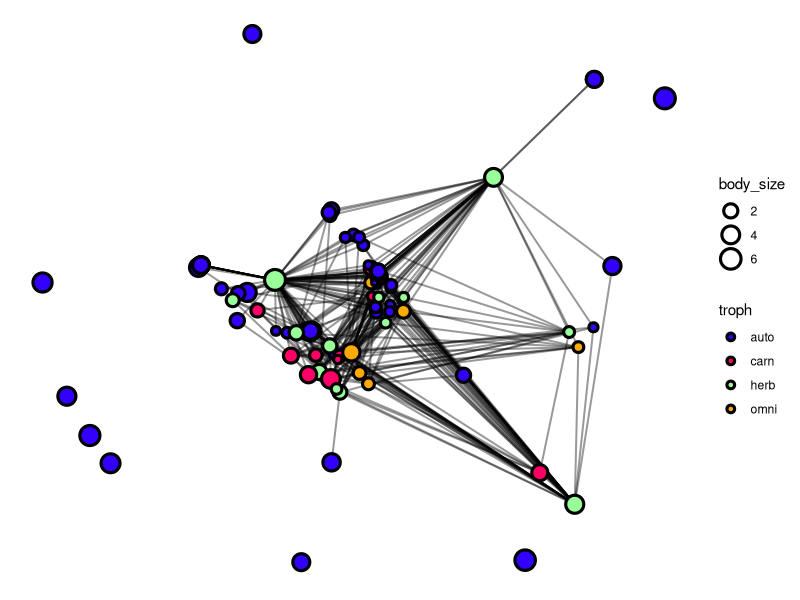
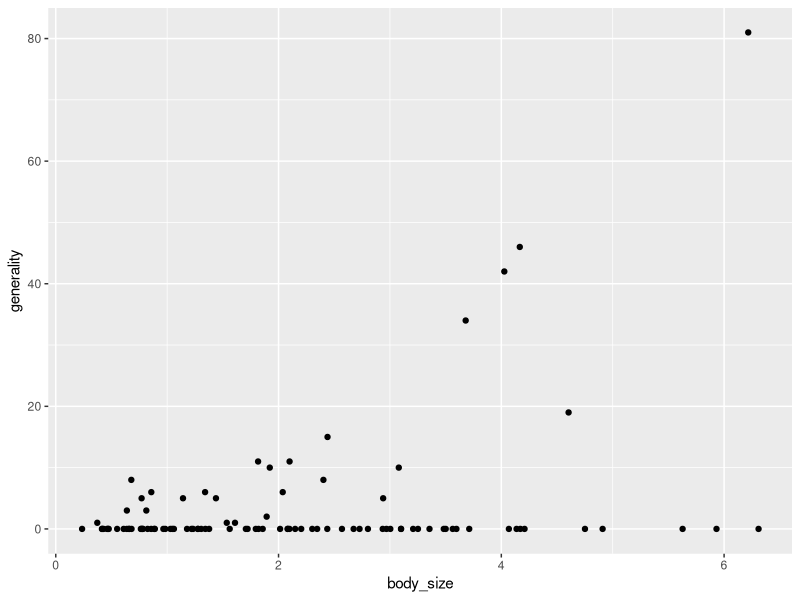
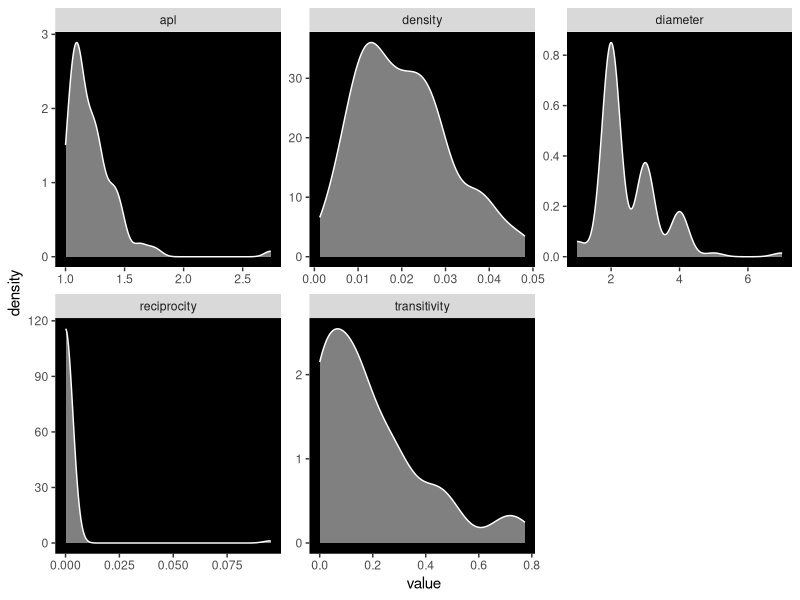
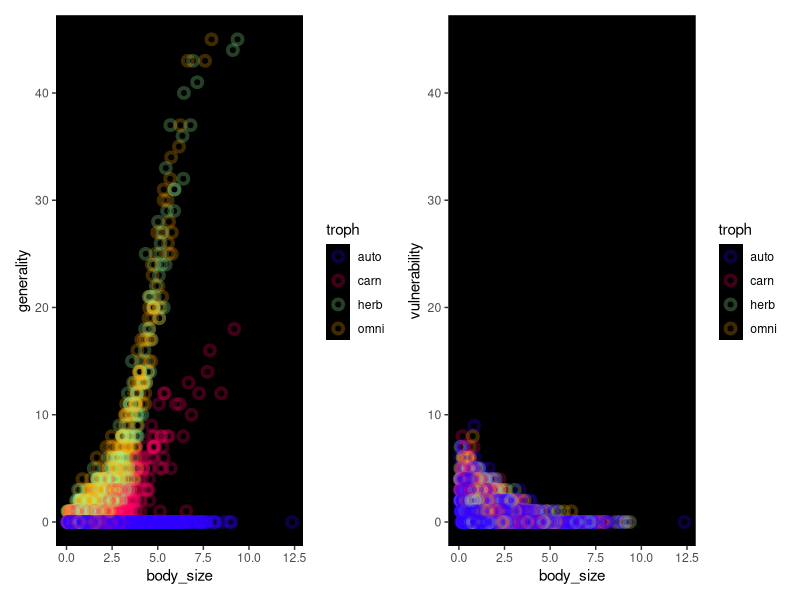
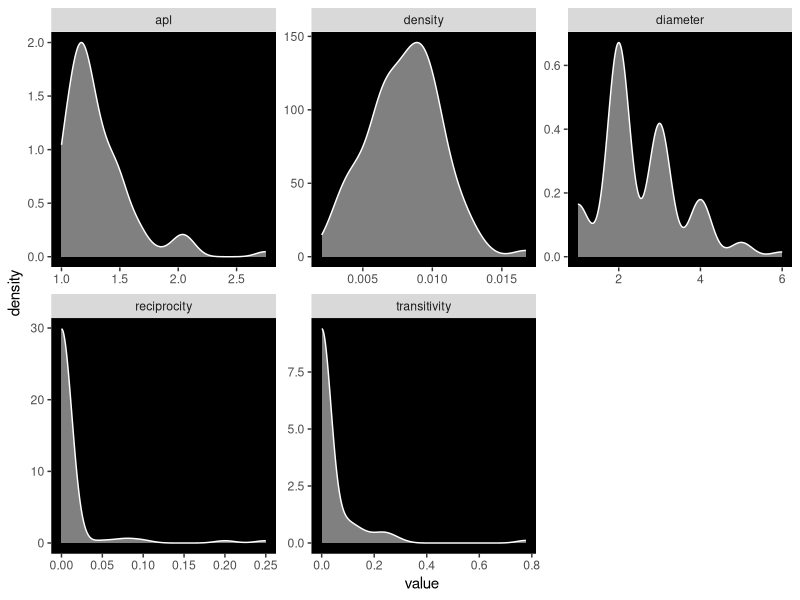
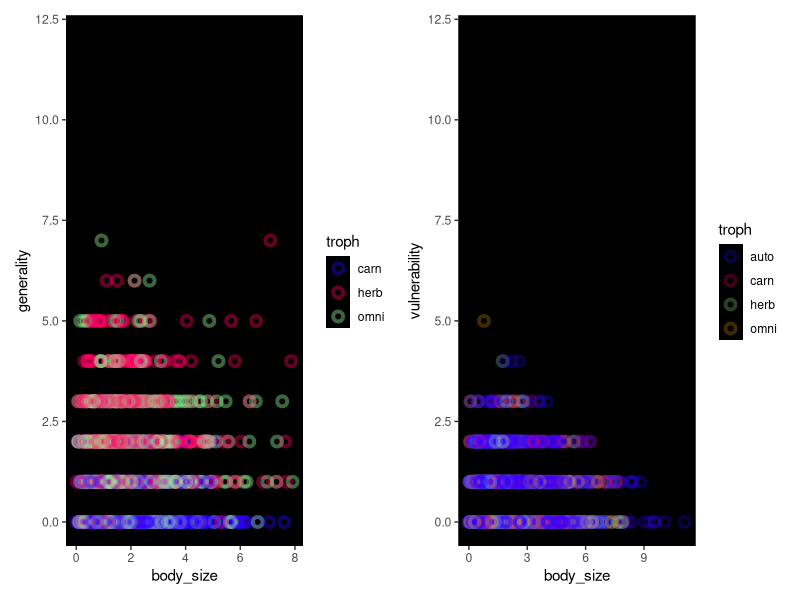
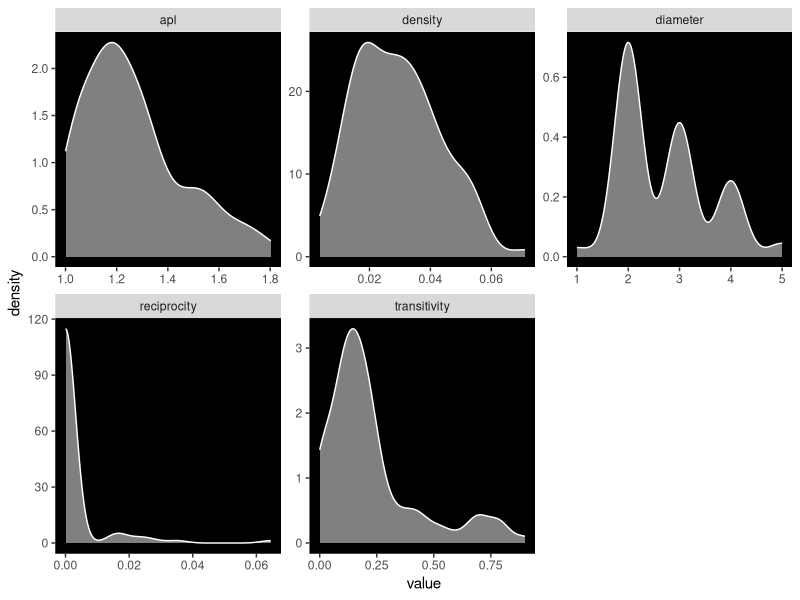
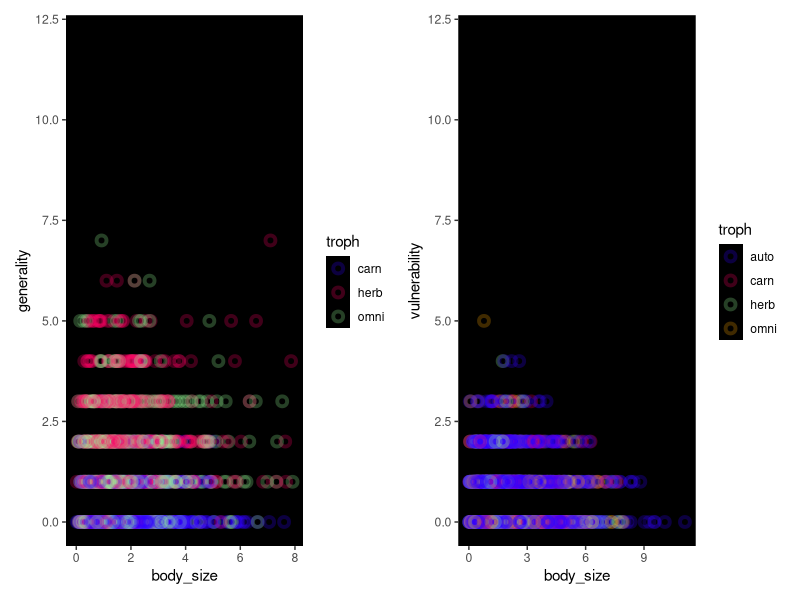

Source code (R) for these figures, in order:
# plot stuff
library(tidyverse)
library(patchwork)

# network stuff
library(tidygraph)
library(ggraph)
library(igraph)

# link functions 
logit = function(x) exp(x) / (1+exp(x))
inv_logit = function(x) { exp(x) / (1 + exp(x)) }

set.seed(7)

df_theme =   
    theme(plot.background = element_rect(fill='white'), 
          panel.background = element_rect(fill='black'), 
          panel.grid = element_blank())

# testing ----
N = 25

# create species attributes 
d = data.frame(
    species = 1:N, 
    troph = sample( c('c','o','h','a'), size = N, replace = TRUE, prob = c(0.3,0.05,0.25,0.4) ), 
    body_size = rgamma(N, shape = 2)
)
d

# create and tidy trophic links 
g = expand.grid(1:N, 1:N)
g = merge(g, d, by.x = 'Var1', by.y = 'species')
g = merge(g, d, by.x = 'Var2', by.y = 'species')

# merging leads to function orders of columns, rename carefully 
colnames(g) = c('prey','pred','troph_pred','body_size_pred', 'troph_prey', 'body_size_prey')

# tidy it up 
g = g %>% 
    arrange(pred,prey) %>%
    mutate(dyad = 1:nrow(g)) %>%
    select(pred, prey, dyad, troph_pred, troph_prey, body_size_pred, body_size_prey) 
g

# calculate body size differences 
g$body_size_diff = (g$body_size_pred - g$body_size_prey)+0.1 

# carnivores 
g$carnivory = ifelse(g$troph_pred == 'c' & !g$troph_prey == 'p', 1, 0)

# omnivores 
g$omnivory = ifelse(g$troph_pred == 'o' , 1, 0)

# herbivory 
g$herbivory = ifelse(g$troph_pred == 'h' & g$troph_prey == 'p'  , 1, 0)








g$p = logit( 1 + log( exp( g$body_size_diff )^1.5 ) + 0.5*g$carnivory + 0.5*g$omnivory + 0.5*g$herbivory )
g$consumption = rbinom( nrow(g), size=1, prob = g$p ) 
g[ g$troph_pred == 'a' , 'consumption' ] = 0
g[ g$troph_pred == 'c' & g$troph_prey == 'a' , "consumption"] = 0
g

# functionalized food web simulation ----

# key
# - N: number of species
# - seed: reproducibility
# - weights: samples weights for carnivore, ominovore, herbivore, and autotrophs

sim_FW = function( N , 
                   seed = 777 ,  
                   weights = c(0.3, 0.05, 0.25, 0.4) , 
                   shape = 2 , 
                   model = 'allometric' , 
                   base_rate = -2 , 
                   alpha , 
                   bC , 
                   bO ,  
                   bH ) {
    
    set.seed(seed)
    # trophic levels 
    trophs = c('carn','omni','herb','auto')
    
    if ( length(weights) != length(trophs)) { print('Error: length of probability vector must equal 4.') } else {
        
        # create species attributes 
        d = data.frame(
            species = 1:N, 
            troph = sample( trophs, size = N, replace = TRUE, prob = weights ), 
            body_size = rgamma(N, shape = shape)
        ) 
    }
    
    # create and tidy trophic links 
    g = expand.grid(1:N, 1:N)
    g = merge(g, d, by.x = 'Var1', by.y = 'species')
    g = merge(g, d, by.x = 'Var2', by.y = 'species')
    
    # merging leads to function orders of columns, rename carefully 
    colnames(g) = c('prey','pred','troph_pred','body_size_pred', 'troph_prey', 'body_size_prey')
    
    # tidy it up 
    g = g %>% 
        arrange(pred,prey) %>%
        mutate(dyad = 1:nrow(g)) %>%
        select(pred, prey, dyad, troph_pred, troph_prey, body_size_pred, body_size_prey)
    
    # calculate body size differences 
    g$body_size_diff = (g$body_size_pred - g$body_size_prey )  + 0.1
    
    # carnivores 
    g$carnivory = ifelse(g$troph_pred == 'carn' & !g$troph_prey == 'auto', 1, 0)
    
    # omnivores 
    g$omnivory = ifelse(g$troph_pred == 'omni' , 1, 0)
    
    # herbivory 
    g$herbivory = ifelse(g$troph_pred == 'herb' & g$troph_prey == 'auto'  , 1, 0)
    
    # compute probabilities 
    # impossible trophic interactions are set to 0 (e.g, a carnivore browsing on grass)
    
    if( model == 'allometric') { 
        
        D = g$body_size_diff
        g$p = logit( base_rate + sign(D)*abs(D)^alpha  )
        g$consumption = rbinom( nrow(g), size=1, prob = g$p ) 
        g[ g$troph_pred == 'auto' , 'consumption' ] = 0
        g[ g$troph_pred == 'carn' & g$troph_prey == 'auto' , "consumption"] = 0
        
        
    } else if( model == 'dietary' ) {
        
        g$p = logit( base_rate + bC*g$carnivory + bO*g$omnivory + bH*g$herbivory )
        g$consumption = rbinom( nrow(g), size=1, prob = g$p ) 
        g[ g$troph_pred == 'auto' , 'consumption' ] = 0
        g[ g$troph_pred == 'carn' & g$troph_prey == 'auto' , "consumption"] = 0
        
        
    } else if( model == 'combined' ) {
        
        D = g$body_size_diff
        g$p = logit( base_rate + sign(D)*abs(D)^alpha + bC*g$carnivory + bO*g$omnivory + bH*g$herbivory )
        g$consumption = rbinom( nrow(g), size=1, prob = g$p ) 
        g[ g$troph_pred == 'auto' , 'consumption' ] = 0
        g[ g$troph_pred == 'carn' & g$troph_prey == 'auto' , "consumption"] = 0
        
        
    }
    
    el = g[ g$consumption == 1 ,c('pred','prey','consumption','p','body_size_diff') ] 
    ig = graph.data.frame( el, directed = T, vertices = d)

    d$generality = graph.strength(ig, mode = 'out')
    d$vulnerability = graph.strength(ig, mode = 'in')
    
    d$outcore = graph.coreness(ig, mode = 'out')
    d$incore = graph.coreness(ig, mode = 'in')
    
    list(d,g,ig)

}





# test plots ----
sim1 = sim_FW(N = 100, weights = c(0.1,0.1,0.1,0.7), seed = NULL,
              alpha = 1.13, base_rate = -3, model = 'allometric' )


sim1[[2]] %>% 
    filter(troph_pred == 'carn' & troph_prey == 'auto') %>%
    select(consumption) %>%
    summarise(s = unique(consumption))


el = sim1[[2]] %>% 
    select(pred, prey, body_size_diff, consumption ) %>%
    filter(consumption == 1) 

ig = graph.data.frame(el, directed = T, vertices = sim1[[1]])


ig %>%
    as_tbl_graph() %>%
    ggraph('mds') + 
    geom_edge_link(color='#00000066', width=0.681) + 
    geom_node_point(aes(fill=troph, size=body_size), shape=21, stroke = 1.618) + 
    theme(plot.background = element_rect(fill='white'), 
          panel.background = element_rect(fill='white')) + 
    scale_fill_manual(values = c('#3300ff','#ff0066','#99ff99','#ffaa00'))


#description 

tibble(generality = graph.strength(ig, mode = 'out'), 
       troph = V(ig)$troph, 
       body_size = V(ig)$body_size ) %>%
    filter(!troph == 'a') %>%
    ggplot() + geom_point(aes(x=body_size, y=generality))




######### ALLOMETRIC MODEL ----
N_iter = 100
sims = replicate( n=N_iter, simplify = 'array',
                  expr =  sim_FW(N=50, weights = c(0.1,0.1,0.1,0.7), seed = NULL,
                                 alpha = 1.13, base_rate = -4, model = 'allometric' ) )

#sims[1,][[1]][,"iter"] = 1

# assign iteration ids 
for(i in 1:N_iter) { for(j in 1:2)  { sims[j,][[i]][, "iter" ] = i } }

# combine tables
sim_df = bind_rows( t(sims)[,1] )
sim_dy = bind_rows( t(sims)[,2] )

# summarise graphs 
ig_sims = sims[3,]


lapply(ig_sims, igraph::transitivity, type = 'average')


sims_sum = data.frame(
    iter = 1:N_iter,
    model = 'allometric',
    vertices = unlist(lapply(ig_sims, vcount)), 
    edges = unlist(lapply(ig_sims, ecount)), 
    density = unlist(lapply(ig_sims, graph.density)), 
    apl = unlist(lapply(ig_sims, average.path.length)), 
    reciprocity = unlist(lapply(ig_sims, reciprocity)), 
    diameter = unlist(lapply(ig_sims, igraph:::diameter)), 
    transitivity = unlist(lapply(ig_sims, igraph::transitivity, type = 'average'))
    
)

sims_sum %>%
    select(density:transitivity) %>%
    gather() %>%
    ggplot(aes(x=value)) + geom_density(color='white', fill='white', alpha=0.5) +
    facet_wrap(~key, scale='free') + 
    df_theme



sim_df %>%
    #filter(!troph == 'auto') %>%
    ggplot(aes(x=body_size, y=generality)) + 
    df_theme + 
    geom_point(aes(color=troph), size=2, stroke=2, alpha=0.25, shape=21 )  +
    scale_color_manual(values = c('#3300ff','#ff0066','#99ff99','#ffaa00')) + 
    ylim(c(0,45)) + 

sim_df %>%
    #filter(!troph == 'auto') %>%
    ggplot(aes(x=body_size, y=vulnerability)) +
    df_theme + 
    geom_point(aes(color=troph), size=2, stroke=2, alpha=0.25, shape=21 )  +
    scale_color_manual(values = c('#3300ff','#ff0066','#99ff99','#ffaa00')) + 
    ylim(c(0,45)) 



######### DIETARY MODEL ----
N_iter = 100
diet_sims = replicate( n=N_iter, simplify = 'array',
                  expr =  sim_FW(N=50, model = 'dietary', weights = c(0.1,0.1,0.1,0.7), seed = NULL,
                                 base_rate = -4, bC=0.25, bO=0.5, bH=1 ) )

#diet_sims[1,][[1]][,"iter"] = 1

# assign iteration ids 
for(i in 1:N_iter) { for(j in 1:2)  { diet_sims[j,][[i]][, "iter" ] = i } }

diet_df = bind_rows( t(diet_sims)[,1] )
diet_dy = bind_rows( t(diet_sims)[,2] )

ig_diet = diet_sims[3,]


diet_sum = data.frame(
    iter = 1:N_iter,
    model = 'dietary',
    vertices = unlist(lapply(ig_diet, vcount)), 
    edges = unlist(lapply(ig_diet, ecount)), 
    density = unlist(lapply(ig_diet, graph.density)), 
    apl = unlist(lapply(ig_diet, average.path.length)), 
    reciprocity = unlist(lapply(ig_diet, reciprocity)), 
    diameter = unlist(lapply(ig_diet, igraph:::diameter)), 
    transitivity = unlist(lapply(ig_diet, igraph::transitivity, type = 'average'))
    
)

diet_sum %>%
    select(density:transitivity) %>%
    gather() %>%
    ggplot(aes(x=value)) + geom_density(color='white', fill='white', alpha=0.5) +
    facet_wrap(~key, scale='free') + 
    df_theme


diet_df %>%
    filter(!troph == 'auto') %>%
    ggplot(aes(x=body_size, y=generality)) + 
    geom_point(aes(color=troph), size=2, stroke=2, alpha=0.2, shape=21 ) + 
    df_theme + 
    geom_point(aes(color=troph), size=2, stroke=2, alpha=0.25, shape=21 )  +
    scale_color_manual(values = c('#3300ff','#ff0066','#99ff99','#ffaa00')) + 
    ylim(c(0,12)) +
    
    diet_df %>%
    #filter(!troph == 'auto') %>%
    ggplot(aes(x=body_size, y=vulnerability)) + 
    df_theme + 
    geom_point(aes(color=troph), size=2, stroke=2, alpha=0.25, shape=21 )  +
    scale_color_manual(values = c('#3300ff','#ff0066','#99ff99','#ffaa00')) + 
    ylim(c(0,12)) 

######### COMBINED MODEL ----
N_iter = 100
comb_sims = replicate( n=N_iter, simplify = 'array',
                       expr =  sim_FW(N=50, model = 'combined', weights = c(0.1,0.1,0.1,0.7), seed = NULL,
                                      base_rate = -4, alpha=1.15,  bC=0.25, bO=0.5, bH=1 ) )

#diet_sims[1,][[1]][,"iter"] = 1

# assign iteration ids 
for(i in 1:N_iter) { for(j in 1:2)  { diet_sims[j,][[i]][, "iter" ] = i } }

comb_df = bind_rows( t(diet_sims)[,1] )
comb_dy = bind_rows( t(diet_sims)[,2] )

ig_comb = comb_sims[3,]


diet_sum = data.frame(
    iter = 1:N_iter,
    model = 'dietary',
    vertices = unlist(lapply(ig_comb, vcount)), 
    edges = unlist(lapply(ig_comb, ecount)), 
    density = unlist(lapply(ig_comb, graph.density)), 
    apl = unlist(lapply(ig_comb, average.path.length)), 
    reciprocity = unlist(lapply(ig_comb, reciprocity)), 
    diameter = unlist(lapply(ig_comb, igraph:::diameter)), 
    transitivity = unlist(lapply(ig_comb, igraph::transitivity, type = 'average'))
    
)

diet_sum %>%
    select(density:transitivity) %>%
    gather() %>%
    ggplot(aes(x=value)) + geom_density(color='white', fill='white', alpha=0.5) +
    facet_wrap(~key, scale='free') + 
    df_theme


comb_df %>%
    filter(!troph == 'auto') %>%
    ggplot(aes(x=body_size, y=generality)) + 
    df_theme + 
    geom_point(aes(color=troph), size=2, stroke=2, alpha=0.25, shape=21 )  +
    scale_color_manual(values = c('#3300ff','#ff0066','#99ff99','#ffaa00')) + 
    ylim(c(0,12)) + 
    
    comb_df %>%
    #filter(!troph == 'auto') %>%
    ggplot(aes(x=body_size, y=vulnerability)) + 
    df_theme + 
    geom_point(aes(color=troph), size=2, stroke=2, alpha=0.25, shape=21 )  +
    scale_color_manual(values = c('#3300ff','#ff0066','#99ff99','#ffaa00')) + 
    ylim(c(0,12)) 



#plot( seq(-2,2, length=9), log(exp(seq(-2,2, length=9))^1), xlim = c(-2,2), ylim = c(-3,3), type='l' )
#lines( seq(-2,2, length=9), log(exp(seq(-2,2, length=9))^1.5), xlim = c(-2,2), ylim = c(-3,3), type='l', col='red')
#lines( seq(-2,2, length=9), log(exp(seq(-2,2, length=9))^0.5), xlim = c(-2,2), ylim = c(-3,3), type='l', col='blue')
#
#
#plot( seq(-2,2, length=9), exp(seq(-2,2, length=9))^1, xlim = c(-2,2), ylim = c(0,3), type='l' )
#lines( seq(-2,2, length=9), exp(seq(-2,2, length=9))^1.5, xlim = c(-2,2), ylim = c(0,3), type='l', col='red')
#lines( seq(-2,2, length=9), exp(seq(-2,2, length=9))^0.5, xlim = c(-2,2), ylim = c(0,3), type='l', col='blue')
